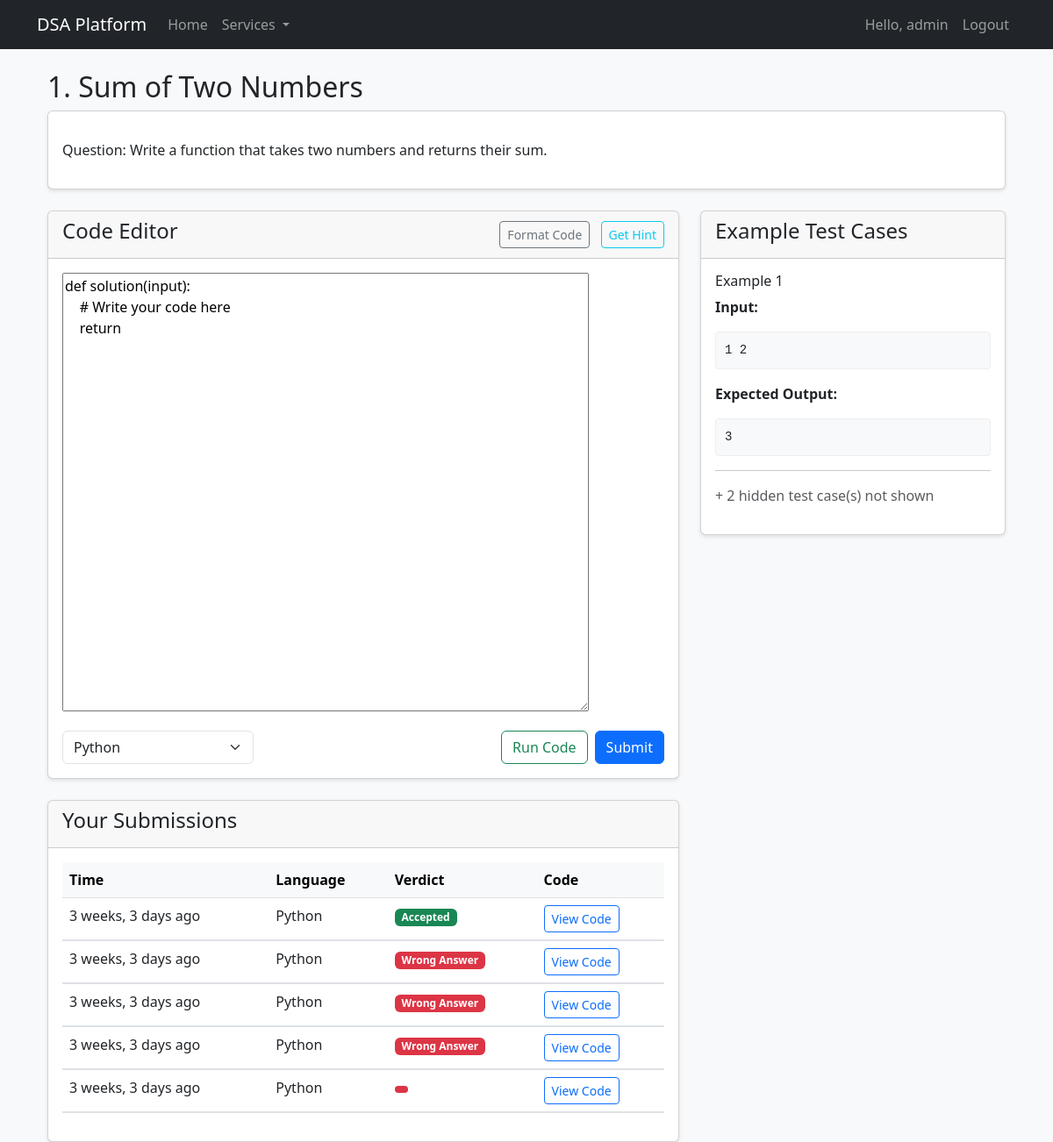
Screenshot of /problems/1/ (signed in) with the database file from the repository.
### users/models.py (models this page shows, shortened)
class CustomUser(AbstractUser):
    email = models.EmailField(unique=True)
    score = models.IntegerField(default=0)
    problems_solved = models.IntegerField(default=0)

### problems/models.py (models this page shows, shortened)
class Problem(models.Model):
    DIFFICULTY_CHOICES = [
        ('E', 'Easy'),
        ('M', 'Medium'),
        ('H', 'Hard'),
    ]
    template_code = models.TextField(
        blank=True,
        default="""def solution(input):\n    # Write your code here\n    return""",
        help_text="Initial code template to display in the editor"
    )
    title = models.CharField(max_length=200)
    description = models.TextField()
    difficulty = models.CharField(max_length=1, choices=DIFFICULTY_CHOICES)
    created_at = models.DateTimeField(auto_now_add=True)
    updated_at = models.DateTimeField(auto_now=True)
    time_limit = models.IntegerField(default=2)  # in seconds
    memory_limit = models.IntegerField(default=256)  # in MB

class Submission(models.Model):
    VERDICT_CHOICES = [
        ('Accepted', 'Accepted'),
        ('Wrong Answer', 'Wrong Answer'),
        ('Time Limit Exceeded', 'Time Limit Exceeded'),
        ('Runtime Error', 'Runtime Error'),
    ]
    LANGUAGE_CHOICES = [
        ('python', 'Python'),
        ('java', 'Java'),
        ('cpp', 'C++'),
        ('javascript', 'JavaScript'),
    ]
    user = models.ForeignKey(settings.AUTH_USER_MODEL, on_delete=models.CASCADE)
    problem = models.ForeignKey(Problem, on_delete=models.CASCADE)
    code = models.TextField()
    language = models.CharField(max_length=20, choices=LANGUAGE_CHOICES)
    verdict = models.CharField(max_length=20, choices=VERDICT_CHOICES)
    submission_time = models.DateTimeField(auto_now_add=True)

class TestCase(models.Model):
    problem = models.ForeignKey(Problem, on_delete=models.CASCADE, related_name='test_cases')
    input = models.TextField()
    expected_output = models.TextField()
    is_visible = models.BooleanField(
        default=True,
        help_text="Should this test case be visible to users?"
    )
    explanation = models.TextField(blank=True)

### problems/views.py (the view, shortened to what this page needs)
# urls.py: path('<int:pk>/', views.problem_detail, name='problem_detail'),
@login_required
def problem_detail(request, pk):
    problem = get_object_or_404(Problem, pk=pk)
    visible_test_cases = problem.test_cases.filter(is_visible=True)
    hidden_count = problem.test_cases.filter(is_visible=False).count()
    submissions = []
    if request.user.is_authenticated:
        submissions = Submission.objects.filter(user=request.user, problem=problem).order_by('-submission_time')[:5]
    return render(request, 'problem_detail.html', {
        'problem': problem,
        'test_cases': visible_test_cases,
        'hidden_count': hidden_count,
        'submissions': submissions,
        'template_code': problem.template_code
    })

### templates/problem_detail.html (shortened to what this page needs)
{% extends 'base.html' %}
{% load static %}
{% block content %}
<div class="container mt-4">
    <h2>{{ problem.title }}</h2>
    <div class="card mb-4">
        <div class="card-body">
            <p class="card-text">{{ problem.description|linebreaks }}</p>
        </div>
    </div>
    <div class="row">
        <div class="col-md-8">
            <div class="card mb-4">
                <div class="card-header d-flex justify-content-between align-items-center">
                    <h4>Code Editor</h4>
                    <div>
                        <button id="format-btn" class="btn btn-sm btn-outline-secondary me-2">
                             Format Code
                        </button>
                        <button id="hint-btn" class="btn btn-sm btn-outline-info">
                             Get Hint
                        </button>
                    </div>
                </div>
                <div class="card-body">
                    <form method="post" id="code-form">
                        <div class="mb-3">
                            <textarea id="code-editor" name="code" style="width: 600px; height: 500px;">{{ problem.template_code }}</textarea>
                        </div>
                        <div class="row g-3 align-items-center">
                            <div class="col-md-4">
                                <select name="language" class="form-select" id="language-select">
                                    <option value="python">Python</option>
                                </select>
                            </div>
                            <div class="col-md-8">
                                <div class="d-flex justify-content-end">
                                    <button type="button" id="run-btn" class="btn btn-outline-success me-2">
                                         Run Code
                                    </button>
                                    <button type="submit" class="btn btn-primary">
                                         Submit
                                    </button>
                                </div>
                            </div>
                        </div>
                    </form>
                </div>
            </div>
            {% if submissions %}
            <div class="card">
                <div class="card-header">
                    <h4>Your Submissions</h4>
                </div>
                <div class="card-body">
                    <div class="table-responsive">
                        <table class="table table-hover">
                            <thead class="table-light">
                                <tr>
                                    <th>Time</th>
                                    <th>Language</th>
                                    <th>Verdict</th>
                                    <th>Code</th>
                                </tr>
                            </thead>
                            <tbody>
                                {% for submission in submissions %}
                                <tr>
                                    <td>{{ submission.submission_time|timesince }} ago</td>
                                    <td>{{ submission.get_language_display }}</td>
                                    <td>
                                        <span class="badge bg-{% if submission.verdict == 'Accepted' %}success{% else %}danger{% endif %}">
                                            {{ submission.verdict }}
                                        </span>
                                    </td>
                                    <td>
                                        <button class="btn btn-sm btn-outline-primary" type="button"
                                            data-bs-toggle="collapse"
                                            data-bs-target="#code-{{ submission.id }}">
                                            View Code
                                        </button>
                                    </td>
                                </tr>
                                <tr>
                                    <td colspan="4" class="p-0">
                                    </td>
                                </tr>
                                {% endfor %}
                            </tbody>
                        </table>
                    </div>
                </div>
            </div>
            {% endif %}
        </div>
        <div class="col-md-4">
            <div class="card">
                <div class="card-header">
                    <h4>Example Test Cases</h4>
                </div>
                <div class="card-body">
                    {% for test_case in test_cases %}
                    <div class="mb-3">
                        <h6>Example {{ forloop.counter }}</h6>
                        <p><strong>Input:</strong></p>
                        <pre>{{ test_case.input }}</pre>
                        <p><strong>Expected Output:</strong></p>
                        <pre>{{ test_case.expected_output }}</pre>
                    </div>
                    <hr>
                    {% endfor %}
                    {% if hidden_count %}
                    <p class="text-muted">+ {{ hidden_count }} hidden test case(s) not shown</p>
                    {% endif %}
                </div>
            </div>
        </div>
    </div>
</div>
{% endblock %}

### templates/base.html (shortened to what this page needs)
{% load static %}
<!DOCTYPE html>
<html lang="en">
<head>
    <link href="https://cdn.jsdelivr.net/npm/bootstrap@5.3.0/dist/css/bootstrap.min.css" rel="stylesheet">
    <link rel="stylesheet" href="{% static 'css/style.css' %}">
</head>
<body>
    <nav class="navbar navbar-expand-lg navbar-dark bg-dark">
        <div class="container">
            <a class="navbar-brand" href="{% url 'home' %}">DSA Platform</a>
            <div class="collapse navbar-collapse" id="navbarNav">
                <ul class="navbar-nav me-auto">
                    <li class="nav-item">
                        <a class="nav-link" href="{% url 'home' %}">Home</a>
                    </li>
                    <li class="nav-item dropdown">
                        <a class="nav-link dropdown-toggle" href="#" id="servicesDropdown" role="button" data-bs-toggle="dropdown">
                            Services
                        </a>
                    </li>
                </ul>
                <ul class="navbar-nav">
                    {% if user.is_authenticated %}
                        <li class="nav-item">
                            <span class="nav-link">Hello, {{ user.username }}</span>
                        </li>
                        <li class="nav-item">
                            <a class="nav-link" href="{% url 'logout' %}">Logout</a>
                        </li>
                    {% endif %}
                </ul>
            </div>
        </div>
    </nav>
    <div class="container mt-4">
        {% block content %}{% endblock %}
    </div>
</body>
</html>

### static/css/style.css (style rules this page uses)
body { background-color: #f8f9fa; }
.card { box-shadow: 0 2px 4px rgba(0,0,0,0.1); }
pre { background-color: #f8f9fa; padding: 10px; border-radius: 4px; border: 1px solid #eee; }

### rows the page displays
CustomUser: username "admin"
Problem: title "1. Sum of Two Numbers", description "Question: Write a function that takes two numbers and returns their sum.", code "def solution(input): # Write your code here return"
Submission: submission_time "3 weeks, 3 days", language "Python", verdict "Accepted"
Submission: submission_time "3 weeks, 3 days", language "Python", verdict "Wrong Answer"
Submission: submission_time "3 weeks, 3 days", language "Python", verdict "Wrong Answer"
Submission: submission_time "3 weeks, 3 days", language "Python", verdict "Wrong Answer"
Submission: submission_time "3 weeks, 3 days", language "Python"
TestCase: input "1 2", expected_output "3"

### other values shown
{{ hidden_count }} "2"
